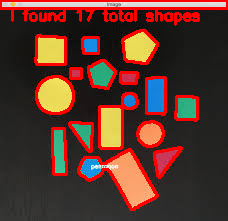
#> input picture ArgParseLesson/edited-shapes2.png, 228 x 221 px
$ python shape_counter.py --input edited-shapes2.png --output out.png
#> lines starting #> are read from the running program, lines starting #| are printed output that depends on the picture; after the words box and inside, x2 and y2 are one past the last pixel; in counts of white or black regions, pixels touching at a corner belong together
#importing the necessary packages
import argparse
import imutils
import cv2

#Construct the argument parser and parse the arguments
ap = argparse.ArgumentParser()
ap.add_argument("-i","--input",required = True,
    help = "path to input image")
ap.add_argument("-o","--output",required = True,
    help = "path to output image")
args = vars(ap.parse_args())


# args = {
# 	"input": "path/to/edited-shapes2.png",
# 	"output": "path/to/shapes2.png"
# }

#load the image from disk
image = cv2.imread(args["input"])
#> image is the input picture: shape (221, 228, 3); mean B, G, R 44.1, 54.1, 90.7

#convert the image to grayscale
gray = cv2.cvtColor(image, cv2.COLOR_BGR2GRAY)
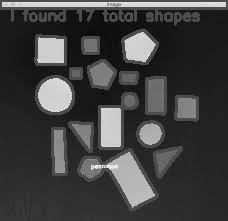
#> gray: shape (221, 228); min 1, max 253, mean 63.9
#blur the image
blurred = cv2.GaussianBlur(gray, (5,5),0)
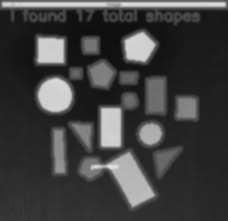
#> blurred: shape (221, 228); min 13, max 227, mean 64
#threshold the image
thresh = cv2.threshold(blurred, 60, 255, cv2.THRESH_BINARY)[1]
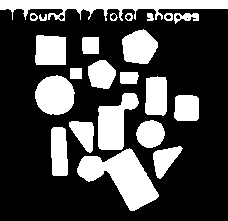
#> thresh: shape (221, 228); 29.2% white; 23 white regions

#extract contours from the image
cnts = cv2.findContours(thresh.copy(), cv2.RETR_EXTERNAL,
    cv2.CHAIN_APPROX_SIMPLE)
#> cnts = 23 contours; largest, box (x1, y1, x2, y2) and area: (77, 148, 159, 211) 2313, (0, 0, 228, 21) 2086, (98, 93, 139, 150) 1288, (35, 75, 75, 115) 1186, (122, 29, 158, 64) 890
cnts = imutils.grab_contours(cnts)

#loops over the contous and draw them on the input image
for c in cnts:
    cv2.drawContours(image, [c], -1, (0,0,255), 2)
#> this loop made 23 passes
#> c on pass 11: [[70, 68], [70, 78], [81, 78], [81, 68]]
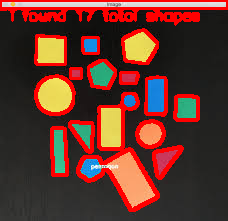
#> image: shape (221, 228, 3); 3.06% of pixels changed, all inside (x1, y1, x2, y2) = (0, 10, 200, 212)

#display the total number of shapes on the image
text = "I found {} total shapes".format(len(cnts))
#> text = 'I found 23 total shapes'
cv2.putText(image, text, (10,20), cv2.FONT_HERSHEY_SIMPLEX, 0.5, (0,0,255),2)
#> image: shape (221, 228, 3); 0.13% of pixels changed, all inside (x1, y1, x2, y2) = (75, 11, 95, 22)
cv2.imshow(args["output"], image)
#write the output image to disk
cv2.imwrite(args["output"], image)
